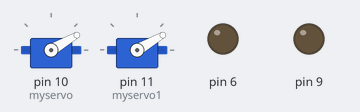
Recording of a sketch running on a simulated Arduino Uno, built with avr-gcc and run on an emulated ATmega328P. Parts: 2 × servo, output pins drawn as LEDs (lit = HIGH).

Above: at 0.05 s.
Timing chart, 0 to 3.0 s (numbered marks = the images above):
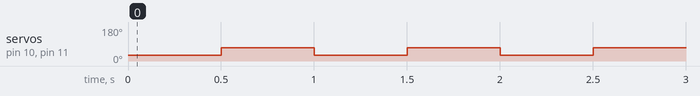

Measured:
- by itself, servo on pin 10 (myservo), servo on pin 11 (myservo1): alternates 70° for 0.50 s and 30° for 0.50 s

The sketch:

xacualeitor.pde
```cpp
// Controlling a servo position using a potentiometer (variable resistor)
// by Michal Rinott <http://people.interaction-ivrea.it/m.rinott>

#include <Servo.h>

Servo myservo;  // create servo object to control a servo
Servo myservo1;  // create servo object to control a servo

int potpin = 1;  // analog pin used to connect the potentiometer
int val;    // variable to read the value from the analog pin

void setup()
{
  Serial.begin(9600);
  pinMode(9, OUTPUT);
  pinMode(6, OUTPUT);

  myservo.attach(10);  // attaches the servo on pin 9 to the servo object
  myservo1.attach(11);  // attaches the servo on pin 9 to the servo object
}

void loop()
{
  /*for(int x=45;x<145;x++) {
   if(x%10==0) {
   myservo.write(x);
   myservo1.write(x);
   }
   delay(300);
   }
   for(int x=145;x>45;x--) {
   if(x%10==0) {
   myservo.write(x);
   myservo1.write(x);
   }
   delay(300);
   }*/
  myservo.write(30);
  myservo1.write(30);
  delay(500);
  myservo.write(70);
  myservo1.write(70);
  delay(500);


}
```
